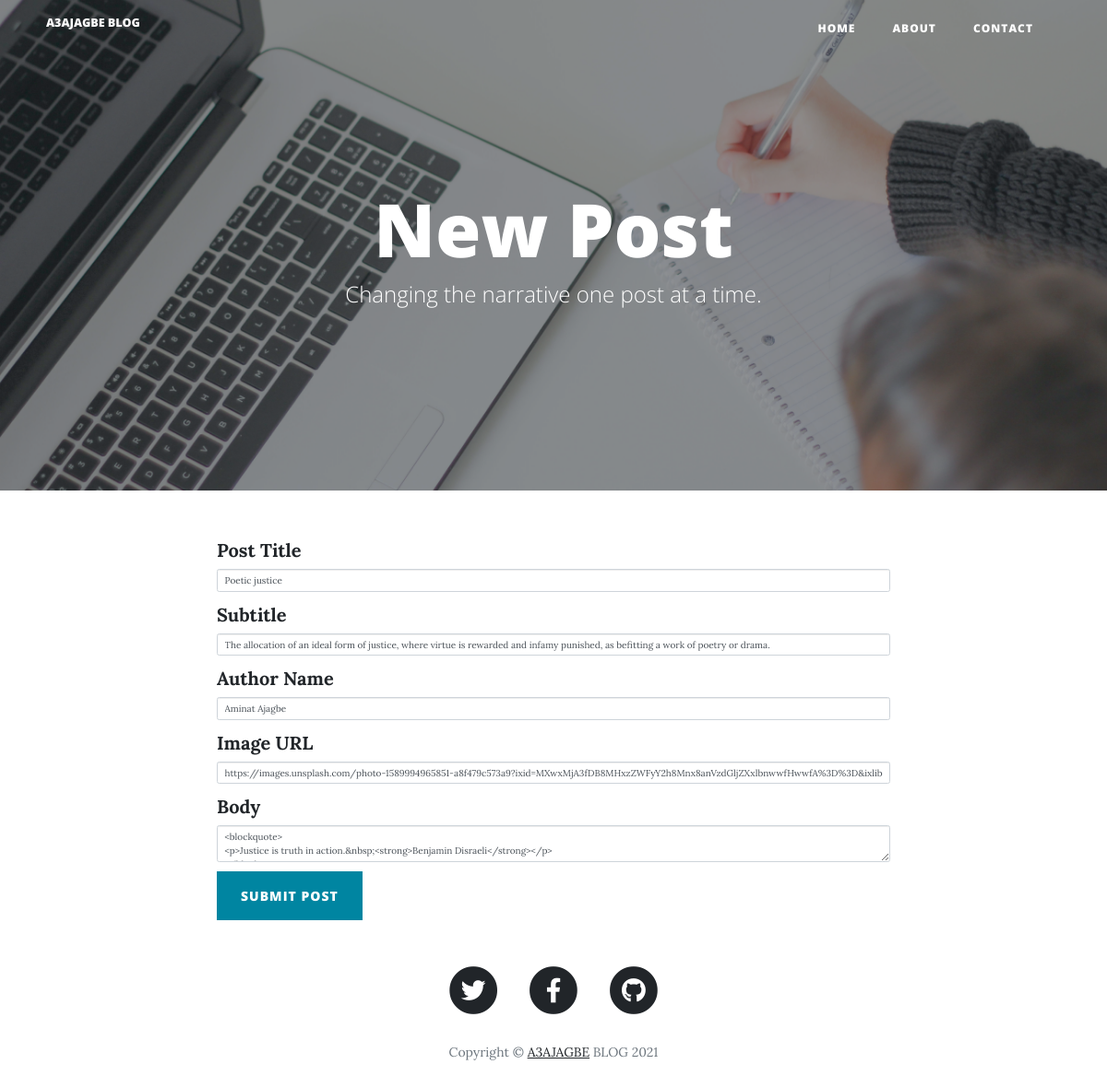
Page /edit/1 on the earlier database version.
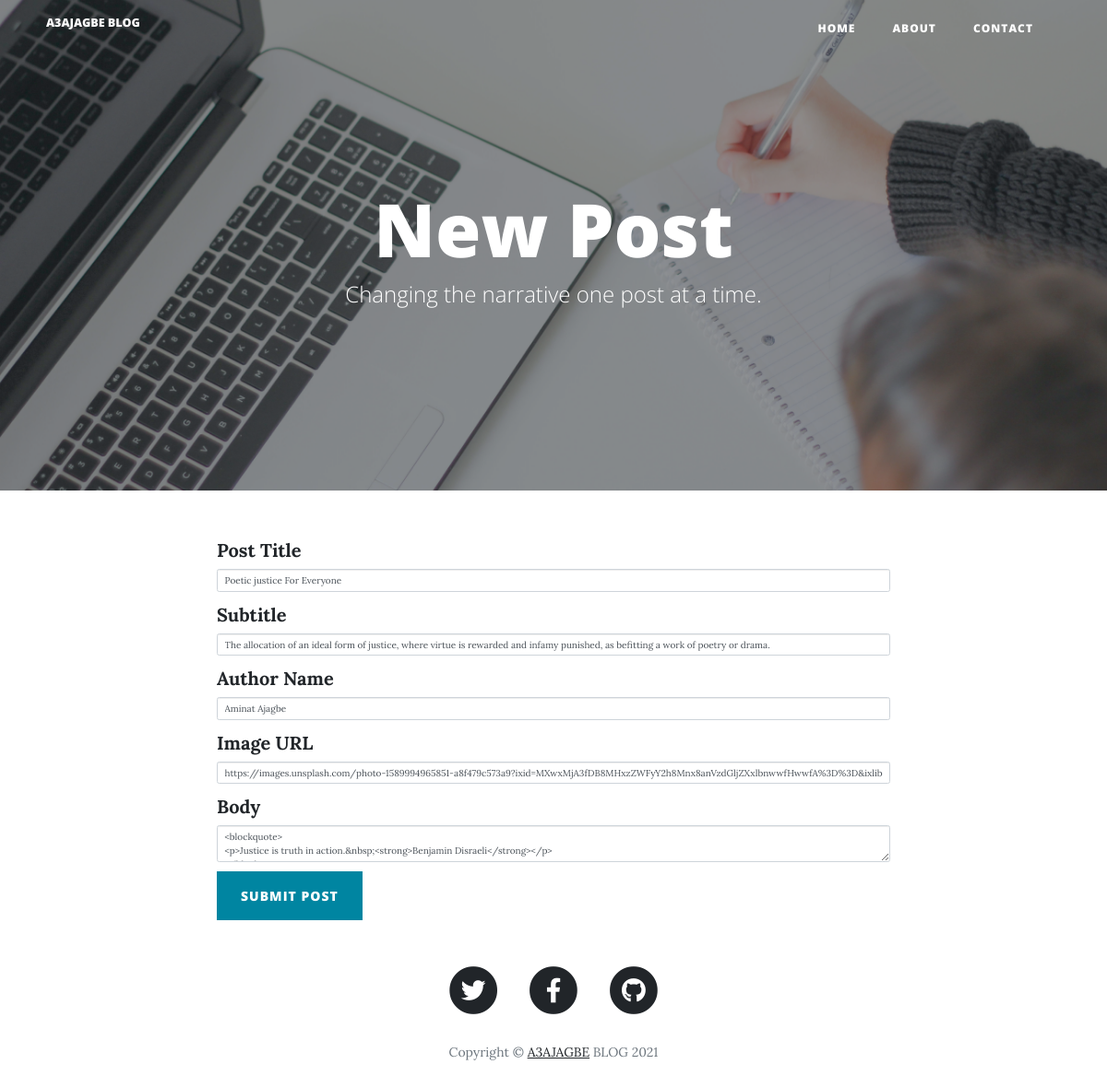
Same page on the later database version.
### main.py (models this page shows, shortened)
class Posts(db.Model):
    id = db.Column(db.Integer, primary_key=True)
    title = db.Column(db.String(250), unique=True, nullable=False)
    subtitle = db.Column(db.String(250), nullable=False)
    date = db.Column(db.String(250), nullable=False)
    body = db.Column(db.Text, nullable=False)
    author = db.Column(db.String(250), nullable=False)
    img_url = db.Column(db.String(250), nullable=False)

### main.py (the view, shortened to what this page needs)
@app.route('/edit/<int:blog_id>', methods=["GET", "POST"])
def edit(blog_id):
    post = Posts.query.get(blog_id)
    edit_form = PostForm(
        title=post.title,
        subtitle=post.subtitle,
        img_url=post.img_url,
        author=post.author,
        body=post.body
    )
    return render_template('new_post.html', form=edit_form, is_edit=True, year=current_year)

### main.py
class PostForm(FlaskForm):
    title = StringField("Post Title", validators=[DataRequired()])
    subtitle = StringField("Subtitle", validators=[DataRequired()])
    author = StringField("Author Name", validators=[DataRequired()])
    img_url = StringField("Image URL", validators=[DataRequired(), URL()])
    body = CKEditorField("Body", validators=[DataRequired()])
    submit = SubmitField("Submit Post")

### templates/new_post.html (shortened to what this page needs)
{% extends 'bootstrap/base.html' %}
{% import 'bootstrap/wtf.html' as wtf %}
{% block content %}
{% include "header.html" %}
  <header class="masthead" style="background-image: url('{{ url_for('static', filename='img/write.jpg')}}')">
    <div class="overlay"></div>
    <div class="container">
      <div class="row">
        <div class="col-lg-8 col-md-10 mx-auto">
          <div class="page-heading">
            <h1>New Post</h1>
            <span class="subheading">Changing the narrative one post at a time.</span>
          </div>
        </div>
      </div>
    </div>
  </header>
  <div class="container">
    <div class="row">
      <div class="col-lg-8 col-md-10 mx-auto">
        {{ wtf.quick_form(form, button_map={"submit": "primary"}) }}
      </div>
    </div>
  </div>
{% include "footer.html" %}
{% endblock %}

Differences in the rows shown:
changed Posts "Aminat Ajagbe": title "Poetic justice" → "Poetic justice For Everyone"
